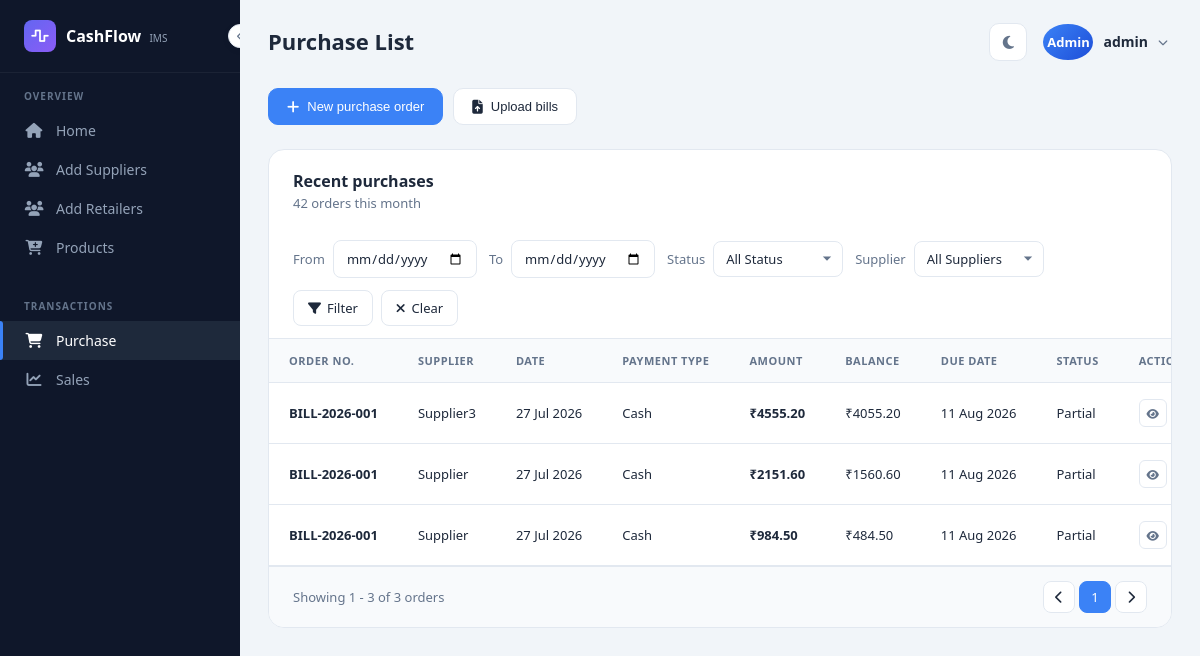
Page /purchase-product-list/ (signed in) on the earlier database version.
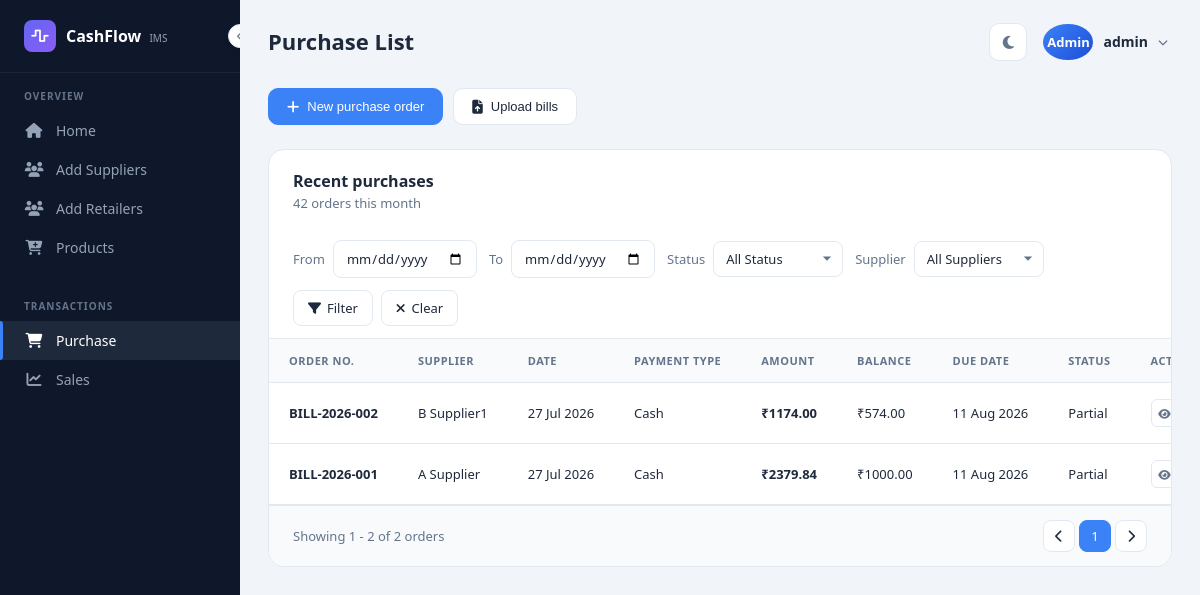
Same page on the later database version.
### pharma_app/models.py (models this page shows, shortened)
class Purchase(models.Model):
    PAYMENT_STATUS = (
        ("Paid", "Paid"),
        ("Partial", "Partial"),
        ("Unpaid", "Unpaid"),
    )
    PAYMENT_TYPE = (
        ("Cash", "Cash"),
        ("UPI", "UPI"),
        ("Bank Transfer", "Bank Transfer"),
        ("Cheque", "Cheque"),
        ("Credit", "Credit"),
    )
    retailer = models.ForeignKey(
        Retailer,
        on_delete=models.CASCADE,
        related_name="purchases"
    )
    supplier = models.ForeignKey(
            Supplier,
            on_delete=models.CASCADE,
            related_name="supplier"
        )
    bill_number = models.CharField(max_length=100)
    bill_date = models.DateField()
    bill_time = models.TimeField(blank=True, null=True)
    invoice_date = models.DateField()
    payment_terms = models.CharField(max_length=50, blank=True, null=True)
    due_date = models.DateField(blank=True, null=True)
    state_of_supply = models.CharField(max_length=100,blank=True, null=True)
    warehouse = models.CharField(max_length=100, blank=True, null=True)
    subtotal = models.DecimalField(max_digits=12, decimal_places=2, default=0)
    discount = models.DecimalField(max_digits=12, decimal_places=2, default=0)
    gst = models.DecimalField(max_digits=12, decimal_places=2, default=0)
    transport_charge = models.DecimalField(max_digits=12, decimal_places=2, default=0)
    other_charge = models.DecimalField(max_digits=12, decimal_places=2, default=0)
    grand_total = models.DecimalField(max_digits=12, decimal_places=2, default=0)
    paid_amount = models.DecimalField(max_digits=12, decimal_places=2, default=0)
    due_amount = models.DecimalField(max_digits=12, decimal_places=2, default=0)
    payment_type = models.CharField(max_length=30, choices=PAYMENT_TYPE, blank=True, null=True)
    payment_status = models.CharField(max_length=20, choices=PAYMENT_STATUS, default="Unpaid")
    remarks = models.TextField(blank=True, null=True)
    bill_file = models.FileField(upload_to="purchase_bills/", blank=True, null=True)
    created_at = models.DateTimeField(auto_now_add=True)
    updated_at = models.DateTimeField(auto_now=True)
    class Meta:
        ordering = [
            "-bill_date",
            "-created_at"
        ]
        indexes = [
            models.Index(
                fields=["retailer", "-bill_date"],
                name="purchase_retailer_date_idx"
            ),
            models.Index(
                fields=["retailer", "supplier", "-bill_date"],
                name="purchase_supplier_date_idx"
            ),
            models.Index(
                fields=["retailer", "payment_status", "-bill_date"],
                name="purchase_status_date_idx"
            ),
        ]

class Supplier(models.Model):
    retailer = models.ForeignKey(
        Retailer,
        on_delete=models.CASCADE,
        related_name="suppliers"
    )
    supplier_name = models.CharField(max_length=200)
    contact_person = models.CharField(max_length=150, blank=True, null=True)
    mobile = models.CharField(max_length=15)
    alternate_mobile = models.CharField(max_length=15, blank=True, null=True)
    email = models.EmailField(blank=True,null=True)
    gst_number = models.CharField(max_length=20, blank=True, null=True)
    pan_number = models.CharField(max_length=20, blank=True, null=True)
    address = models.TextField()
    city = models.CharField(max_length=100)
    state = models.CharField(max_length=100)
    pincode = models.CharField(max_length=10)
    opening_balance = models.DecimalField(max_digits=12, decimal_places=2, default=0)
    credit_limit = models.DecimalField(max_digits=12, decimal_places=2, default=0)
    credit_days = models.PositiveIntegerField(default=0)
    is_active = models.BooleanField(default=True)
    notes = models.TextField(blank=True, null=True)
    created_at = models.DateTimeField(auto_now_add=True)
    updated_at = models.DateTimeField(auto_now=True)
    class Meta:
        ordering = ["supplier_name"]
        unique_together = ("retailer", "supplier_name")
    def __str__(self):
        return self.supplier_name

### pharma_app/views.py (the view)
# urls.py: path('purchase-product-list/', views.purchase_list, name='purchase_product_list'),
@login_required(login_url='/user-login/')
def purchase_list(request):
    try:
        purchases = Purchase.objects.select_related("retailer", "supplier").all()
        supplier_list = Supplier.objects.filter(is_active=True)
        if not (request.user.is_superuser or request.user.is_staff):
            user_retailer = getattr(request.user, 'retailer', request.user)
            purchases = purchases.filter(retailer=user_retailer)
            supplier_list = supplier_list.filter(retailer=user_retailer)
        purchases = purchases.order_by("-bill_date", "-created_at")
        supplier_list = supplier_list.order_by("supplier_name")
        from_date = request.GET.get("from_date", "").strip()
        to_date = request.GET.get("to_date", "").strip()
        status = request.GET.get("status", "").strip()
        supplier_id = request.GET.get("supplier", "").strip()
        if from_date:
            purchases = purchases.filter(bill_date__gte=from_date)
        if to_date:
            purchases = purchases.filter(bill_date__lte=to_date)
        if status:
            purchases = purchases.filter(payment_status=status)
        if supplier_id:
            purchases = purchases.filter(supplier_id=supplier_id)
        paginator = Paginator(purchases, 25)
        page_number = request.GET.get("page")
        page_obj = paginator.get_page(page_number)
    except Exception:
        logger.exception("Failed to fetch purchase list.")
        messages.error(
            request, "Something went wrong while loading purchases."
        )
        page_obj = Paginator(Purchase.objects.none(), 25).get_page(1)
        supplier_list = Supplier.objects.none()
    context = {
        "purchases": page_obj,
        "page_obj": page_obj,
        "supplier_list": supplier_list,
    }
    return render(request, "purchase_list.html", context)

### pharma_app/models.py (called while the page is built)
    def __str__(self):
        return self.username

### pharma_app/templates/purchase_list.html (shortened to what the changed rows need)
{% extends "base.html" %}
{% load static %}
{% block css %}
<link rel="stylesheet" href="{% static 'css/dashboard.css' %}">
<link rel="stylesheet" href="{% static 'css/error_message.css' %}">
{% endblock %}
{% block page_title %}
    <h1>Purchase List</h1>
{% endblock %}
{% block body %}
<div class="purchases-section">
    <div class="section-header">
        <h2>Recent purchases</h2>
    </div>
    <div class="table-container">
        <table class="data-table">
            <thead>
                <tr>
                    <th>Order No.</th>
                    <th>Supplier</th>
                    <th>Date</th>
                    <th>Payment Type</th>
                    <th>Amount</th>
                    <th>Balance</th>
                    <th>Due Date</th>
                    <th>Status</th>
                    <th>Action</th>
                </tr>
            </thead>
                {% for purchase in purchases %}
                    <tr>
                        <td><strong>{{ purchase.bill_number }}</strong></td>
                        <td>
                            <div class="supplier-cell">
                                <span>{{ purchase.supplier }}</span>
                            </div>
                        </td>
                        <td>{{ purchase.bill_date|date:"d M Y" }}</td>
                        <td>{{ purchase.get_payment_type_display }}</td>
                        <td><strong>₹{{ purchase.grand_total|floatformat:2 }}</strong></td>
                        <td>₹{{ purchase.due_amount|floatformat:2 }}</td>
                        <td>
                            {% if purchase.due_date %}
                                {{ purchase.due_date|date:"d M Y" }}
                            {% else %}
                                N/A
                            {% endif %}
                        </td>
                        <td>
                            {% if purchase.payment_status == "Paid" %}
                                <span class="status-text paid">
                                    <span class="status-dot"></span>
                                    Paid
                                </span>
                            {% elif purchase.payment_status == "Partial" %}
                                <span class="status-text partial">
                                    Partial
                                </span>
                            {% else %}
                                <span class="status-text unpaid">
                                    <span class="status-dot"></span>
                                    Unpaid
                                </span>
                            {% endif %}
                        </td>
                        <td>
                            <div class="action-btns">
                                <a href="{% url 'purchase_detail' purchase.id %}" class="action-icon-btn" title="View Details">
                                    <i class="fas fa-eye"></i>
                                </a>
                            </div>
                        </td>
                    </tr>
                {% endfor %}
        </table>
    </div>
    <div class="table-footer">
        <div class="showing-text">
            Showing
            {{ page_obj.start_index }}
            -
            {{ page_obj.end_index }}
            of
            {{ page_obj.paginator.count }}
            orders
        </div>
        <div class="pagination">
            {% if page_obj.has_previous %}
                <a
                    href="?page={{ page_obj.previous_page_number }}{% if request.GET.from_date %}&from_date={{ request.GET.from_date }}{% endif %}{% if request.GET.to_date %}&to_date={{ request.GET.to_date }}{% endif %}{% if request.GET.status %}&status={{ request.GET.status }}{% endif %}{% if request.GET.supplier %}&supplier={{ request.GET.supplier }}{% endif %}{% if request.GET.search %}&search={{ request.GET.search }}{% endif %}"
                    class="page-btn"
                    title="Previous"
                >
                    <i class="fas fa-chevron-left"></i>
                </a>
            {% else %}
                <button class="page-btn" disabled>
                    <i class="fas fa-chevron-left"></i>
                </button>
            {% endif %}
            {% for num in page_obj.paginator.page_range %}
                {% if num == page_obj.number %}
                    <button class="page-btn active">
                        {{ num }}
                    </button>
                {% endif %}
            {% endfor %}
            {% if page_obj.has_next %}
                <a
                    href="?page={{ page_obj.next_page_number }}{% if request.GET.from_date %}&from_date={{ request.GET.from_date }}{% endif %}{% if request.GET.to_date %}&to_date={{ request.GET.to_date }}{% endif %}{% if request.GET.status %}&status={{ request.GET.status }}{% endif %}{% if request.GET.supplier %}&supplier={{ request.GET.supplier }}{% endif %}{% if request.GET.search %}&search={{ request.GET.search }}{% endif %}"
                    class="page-btn"
                    title="Next"
                >
                    <i class="fas fa-chevron-right"></i>
                </a>
            {% else %}
                <button class="page-btn" disabled>
                    <i class="fas fa-chevron-right"></i>
                </button>
            {% endif %}
        </div>
    </div>
</div>
{% endblock %}

Differences in the rows shown:
removed Purchase: bill_number "BILL-2026-001", supplier "Supplier3", bill_date "27 Jul 2026", payment_type "Cash", grand_total "4555.20", due_amount "4055.20", due_date "11 Aug 2026", payment_status "Partial"
removed Purchase: bill_number "BILL-2026-001", supplier "Supplier", bill_date "27 Jul 2026", payment_type "Cash", grand_total "2151.60", due_amount "1560.60", due_date "11 Aug 2026", payment_status "Partial"
removed Purchase: bill_number "BILL-2026-001", supplier "Supplier", bill_date "27 Jul 2026", payment_type "Cash", grand_total "984.50", due_amount "484.50", due_date "11 Aug 2026", payment_status "Partial"
added Purchase: bill_number "BILL-2026-002", supplier "B Supplier1", bill_date "27 Jul 2026", payment_type "Cash", grand_total "1174.00", due_amount "574.00", due_date "11 Aug 2026", payment_status "Partial"
added Purchase: bill_number "BILL-2026-001", supplier "A Supplier", bill_date "27 Jul 2026", payment_type "Cash", grand_total "2379.84", due_amount "1000.00", due_date "11 Aug 2026", payment_status "Partial"
Other differences:
{{ page_obj.end_index }}: "3" → "2"
{{ page_obj.paginator.count }}: "3" → "2"
